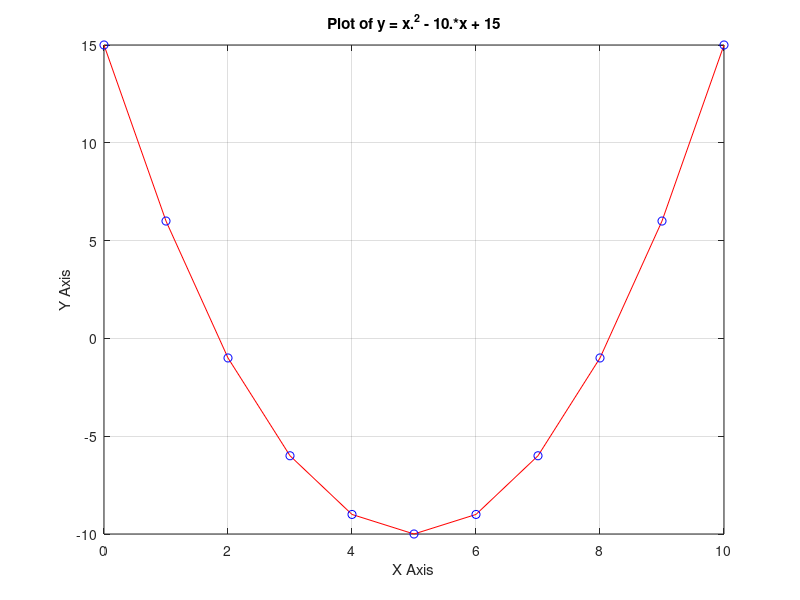

This chart was generated by the following MATLAB code:
% We will create the plot of y = x
% 2 − 10x + 15 with a dashed red line, showing the
% actual data as blue circles.

x=0:1:10;
y = x.^2 - 10.*x + 15;
plot(x,y,'r-',x,y,'bo');
title ('Plot of y = x.^2 - 10.*x + 15');
xlabel('X Axis');
ylabel('Y Axis');
grid on;
print -djpeg my_color_file.jpeg
